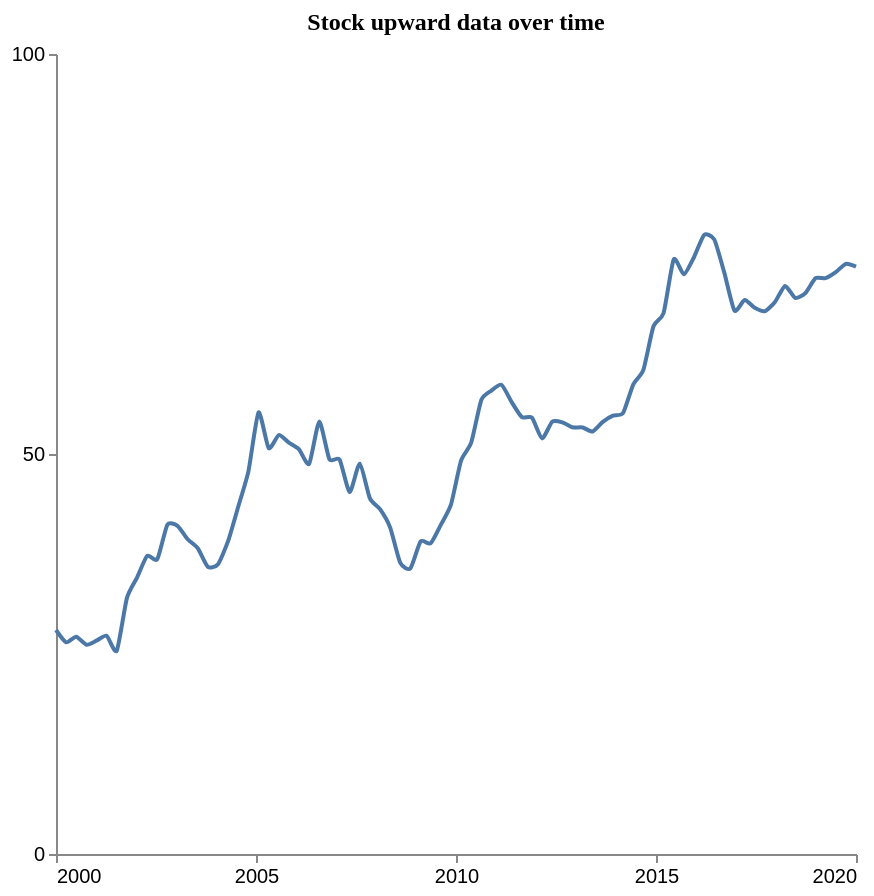

Express this chart as Vega-Lite.
### Vega-Lite specification from a JSON file in a GitHub repository (floating-point values rounded to 4 significant figures)
{"$schema": "https://vega.github.io/schema/vega-lite/v5.json", "description": "Pattern: Upward", "data": {"values": [{"X": 2000.0, "Y": 28.0}, {"X": 2000.0, "Y": 26.47}, {"X": 2001.0, "Y": 27.15}, {"X": 2001.0, "Y": 26.16}, {"X": 2001.0, "Y": 26.66}, {"X": 2001.0, "Y": 27.28}, {"X": 2002.0, "Y": 25.4}, {"X": 2002.0, "Y": 31.98}, {"X": 2002.0, "Y": 34.54}, {"X": 2002.0, "Y": 37.27}, {"X": 2003.0, "Y": 36.84}, {"X": 2003.0, "Y": 41.16}, {"X": 2003.0, "Y": 41.01}, {"X": 2003.0, "Y": 39.34}, {"X": 2004.0, "Y": 38.22}, {"X": 2004.0, "Y": 35.88}, {"X": 2004.0, "Y": 36.23}, {"X": 2004.0, "Y": 39.13}, {"X": 2005.0, "Y": 43.44}, {"X": 2005.0, "Y": 47.83}, {"X": 2005.0, "Y": 55.2}, {"X": 2005.0, "Y": 50.74}, {"X": 2006.0, "Y": 52.36}, {"X": 2006.0, "Y": 51.42}, {"X": 2006.0, "Y": 50.57}, {"X": 2006.0, "Y": 48.77}, {"X": 2007.0, "Y": 54.05}, {"X": 2007.0, "Y": 49.34}, {"X": 2007.0, "Y": 49.32}, {"X": 2007.0, "Y": 45.24}, {"X": 2008.0, "Y": 48.8}, {"X": 2008.0, "Y": 44.45}, {"X": 2008.0, "Y": 43.1}, {"X": 2008.0, "Y": 40.8}, {"X": 2009.0, "Y": 36.38}, {"X": 2009.0, "Y": 35.7}, {"X": 2009.0, "Y": 39.05}, {"X": 2009.0, "Y": 38.84}, {"X": 2010.0, "Y": 41.15}, {"X": 2010.0, "Y": 43.67}, {"X": 2010.0, "Y": 49.18}, {"X": 2010.0, "Y": 51.41}, {"X": 2011.0, "Y": 56.76}, {"X": 2011.0, "Y": 57.93}, {"X": 2011.0, "Y": 58.64}, {"X": 2011.0, "Y": 56.48}, {"X": 2012.0, "Y": 54.61}, {"X": 2012.0, "Y": 54.54}, {"X": 2012.0, "Y": 51.95}, {"X": 2012.0, "Y": 54.03}, {"X": 2013.0, "Y": 53.96}, {"X": 2013.0, "Y": 53.34}, {"X": 2013.0, "Y": 53.32}, {"X": 2013.0, "Y": 52.81}, {"X": 2014.0, "Y": 54.02}, {"X": 2014.0, "Y": 54.8}, {"X": 2014.0, "Y": 55.12}, {"X": 2014.0, "Y": 58.68}, {"X": 2015.0, "Y": 60.51}, {"X": 2015.0, "Y": 65.97}, {"X": 2015.0, "Y": 67.62}, {"X": 2015.0, "Y": 74.32}, {"X": 2016.0, "Y": 72.46}, {"X": 2016.0, "Y": 74.59}, {"X": 2016.0, "Y": 77.39}, {"X": 2016.0, "Y": 76.83}, {"X": 2017.0, "Y": 72.64}, {"X": 2017.0, "Y": 67.92}, {"X": 2017.0, "Y": 69.26}, {"X": 2017.0, "Y": 68.27}, {"X": 2018.0, "Y": 67.85}, {"X": 2018.0, "Y": 69.01}, {"X": 2018.0, "Y": 71.01}, {"X": 2018.0, "Y": 69.51}, {"X": 2019.0, "Y": 70.11}, {"X": 2019.0, "Y": 71.97}, {"X": 2019.0, "Y": 71.99}, {"X": 2019.0, "Y": 72.73}, {"X": 2020.0, "Y": 73.77}, {"X": 2020.0, "Y": 73.41}]}, "mark": {"type": "line", "interpolate": "cardinal", "tension": 0.4}, "encoding": {"x": {"field": "X", "type": "quantitative", "title": "", "axis": {"grid": false, "format": "d", "values": [2000, 2005, 2010, 2015, 2020], "tickSize": 4}, "scale": {"domain": [2000, 2020]}}, "y": {"field": "Y", "type": "quantitative", "title": "", "axis": {"grid": false, "format": "d", "values": [0, 50, 100], "tickSize": 4, "tickOpacity": 1}, "scale": {"domain": [0, 100]}}}, "title": {"text": "Stock upward data over time", "anchor": "middle", "font": "Tahoma", "fontSize": 12}, "config": {"lineBreak": "^", "view": {"stroke": null}}, "height": 400, "width": 400, "autosize": "pad"}
